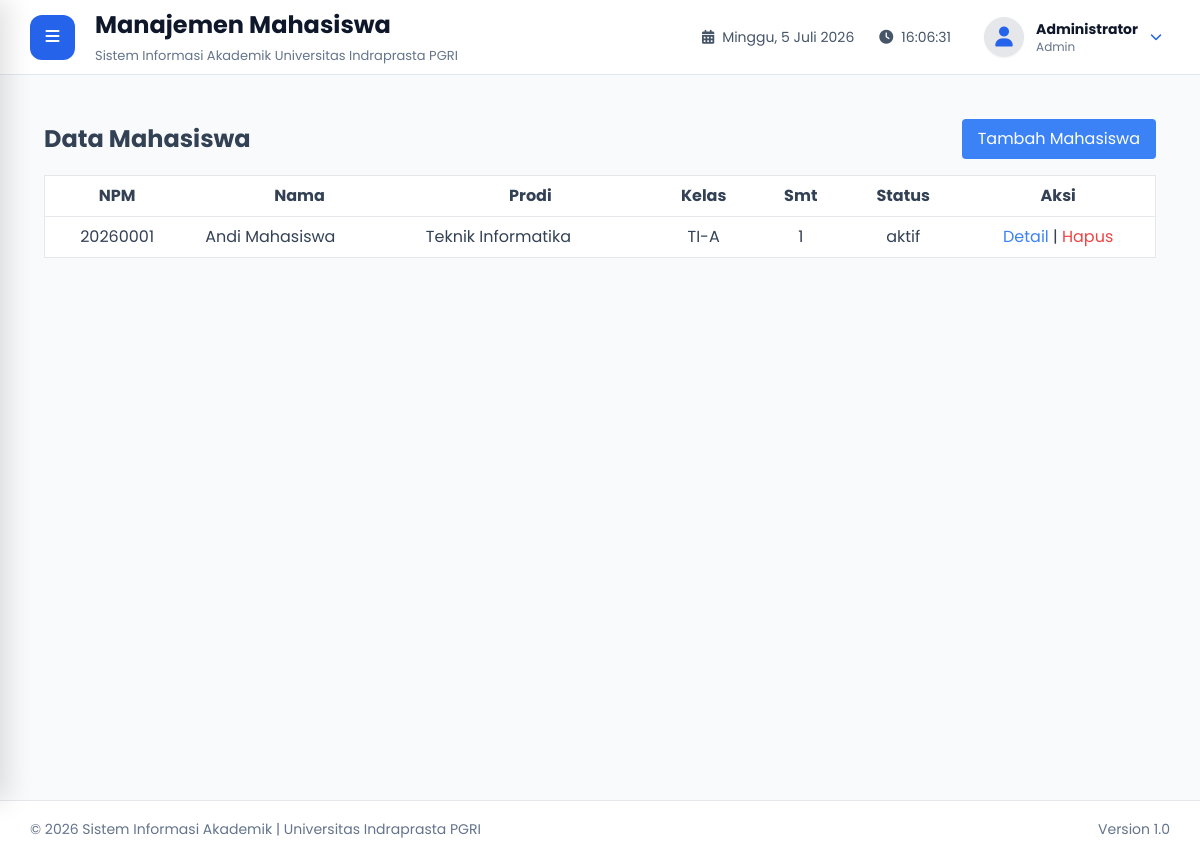
The page /admin/mahasiswa/index.php (signed in) on the database its author committed.
### tables this page shows
CREATE TABLE `mahasiswa` (
  `id_mahasiswa` CHAR(36) PRIMARY KEY,
  `id_user` CHAR(36) UNIQUE NOT NULL,
  `npm` VARCHAR(30) UNIQUE NOT NULL,
  `jk` ENUM('L','P'),
  `tempat_lahir` VARCHAR(100),
  `tanggal_lahir` DATE,
  `alamat` TEXT,
  `email` VARCHAR(100),
  `telepon` VARCHAR(20),
  `angkatan` YEAR(4),
  `id_prodi` CHAR(36) NOT NULL,
  `id_kelas` CHAR(36) NOT NULL,
  `semester` INT DEFAULT 1,
  `status_akademik` ENUM('aktif','cuti','lulus','dropout') DEFAULT 'aktif',
  `agama` ENUM('Islam', 'Kristen', 'Katolik', 'Hindu', 'Buddha', 'Konghucu', 'Lainnya') NULL,
  `profil_lengkap` BOOLEAN DEFAULT 0,
  FOREIGN KEY (`id_user`) REFERENCES `users`(`id_user`) ON DELETE CASCADE,
  FOREIGN KEY (`id_prodi`) REFERENCES `prodi`(`id_prodi`) ON DELETE CASCADE,
  FOREIGN KEY (`id_kelas`) REFERENCES `kelas`(`id_kelas`) ON DELETE CASCADE
);

CREATE TABLE `users` (
  `id_user` CHAR(36) PRIMARY KEY,
  `username` VARCHAR(50) UNIQUE NOT NULL,
  `password_hash` VARCHAR(255) NOT NULL,
  `nama_lengkap` VARCHAR(100) NOT NULL,
  `foto` VARCHAR(255) DEFAULT 'default-user.png',
  `role` ENUM('admin','dosen','mahasiswa') NOT NULL,
  `status` ENUM('aktif','nonaktif') DEFAULT 'aktif',
  `last_login` DATETIME NULL,
  `created_at` TIMESTAMP DEFAULT CURRENT_TIMESTAMP
);

CREATE TABLE `prodi` (
  `id_prodi` CHAR(36) PRIMARY KEY,
  `kode_prodi` VARCHAR(10) UNIQUE NOT NULL,
  `nama_prodi` VARCHAR(100) NOT NULL
);

CREATE TABLE `kelas` (
  `id_kelas` CHAR(36) PRIMARY KEY,
  `id_prodi` CHAR(36) NOT NULL,
  `nama_kelas` VARCHAR(20) NOT NULL,
  UNIQUE KEY `uk_prodi_kelas` (`id_prodi`, `nama_kelas`),
  FOREIGN KEY (`id_prodi`) REFERENCES `prodi`(`id_prodi`) ON DELETE CASCADE
);

### admin/mahasiswa/index.php (the view, shortened to what this page needs)
<?php
require_once "../../layout/header.php";
require_once "../../layout/sidebar.php";
require_once "../../layout/navbar.php";
$mahasiswa = $pdo->query("
    SELECT m.*, u.nama_lengkap, p.nama_prodi, k.nama_kelas
    FROM mahasiswa m
    JOIN users u ON m.id_user = u.id_user
    JOIN prodi p ON m.id_prodi = p.id_prodi
    JOIN kelas k ON m.id_kelas = k.id_kelas
    ORDER BY m.npm ASC
")->fetchAll();
?>
<div class="p-6">
    <div class="flex justify-between items-center mb-4">
        <h1 class="text-2xl font-bold">Data Mahasiswa</h1>
        <a href="tambah.php" class="bg-blue-500 text-white px-4 py-2 rounded">Tambah Mahasiswa</a>
    </div>
    <table class="min-w-full bg-white border">
        <thead>
            <tr>
                <th class="py-2 px-4 border-b">NPM</th>
                <th class="py-2 px-4 border-b">Nama</th>
                <th class="py-2 px-4 border-b">Prodi</th>
                <th class="py-2 px-4 border-b">Kelas</th>
                <th class="py-2 px-4 border-b">Smt</th>
                <th class="py-2 px-4 border-b">Status</th>
                <th class="py-2 px-4 border-b">Aksi</th>
            </tr>
        </thead>
        <tbody>
            <?php foreach($mahasiswa as $m): ?>
            <tr>
                <td class="py-2 px-4 border-b text-center"><?= htmlspecialchars($m['npm']) ?></td>
                <td class="py-2 px-4 border-b"><?= htmlspecialchars($m['nama_lengkap']) ?></td>
                <td class="py-2 px-4 border-b"><?= htmlspecialchars($m['nama_prodi']) ?></td>
                <td class="py-2 px-4 border-b text-center"><?= htmlspecialchars($m['nama_kelas']) ?></td>
                <td class="py-2 px-4 border-b text-center"><?= $m['semester'] ?></td>
                <td class="py-2 px-4 border-b text-center"><?= $m['status_akademik'] ?></td>
                <td class="py-2 px-4 border-b text-center">
                    <a href="detail.php?id=<?= $m['id_mahasiswa'] ?>" class="text-blue-500">Detail</a> |
                    <a href="hapus.php?id=<?= $m['id_mahasiswa'] ?>" class="text-red-500" onclick="return confirm('Yakin hapus mahasiswa ini?')">Hapus</a>
                </td>
            </tr>
            <?php endforeach; ?>
        </tbody>
    </table>
</div>
<?php require_once "../../layout/footer.php"; ?>

### assets/css/style.css (style rules this page uses)
* { margin:0; padding:0; box-sizing:border-box; font-family:'Poppins',sans-serif; }
html { scroll-behavior:smooth; }
body { background:#f1f5f9; color:#334155; overflow-x:hidden; }
a { text-decoration:none; color:inherit; }
.text-center { text-align:center; }
.mb-4 { margin-bottom:40px; }
.rounded { border-radius:12px; }

### rows shown on the page
mahasiswa: npm "20260001", id_user.nama_lengkap "Andi Mahasiswa", id_prodi.nama_prodi "Teknik Informatika", id_kelas.nama_kelas "TI-A", semester "1", status_akademik "aktif"

### other values the page prints
$pageTitle "Manajemen Mahasiswa"
$nama "Administrator"
$role "Admin"
NAMA_APLIKASI "Sistem Informasi Akademik"
NAMA_KAMPUS "Universitas Indraprasta PGRI"
VERSI "1.0"
